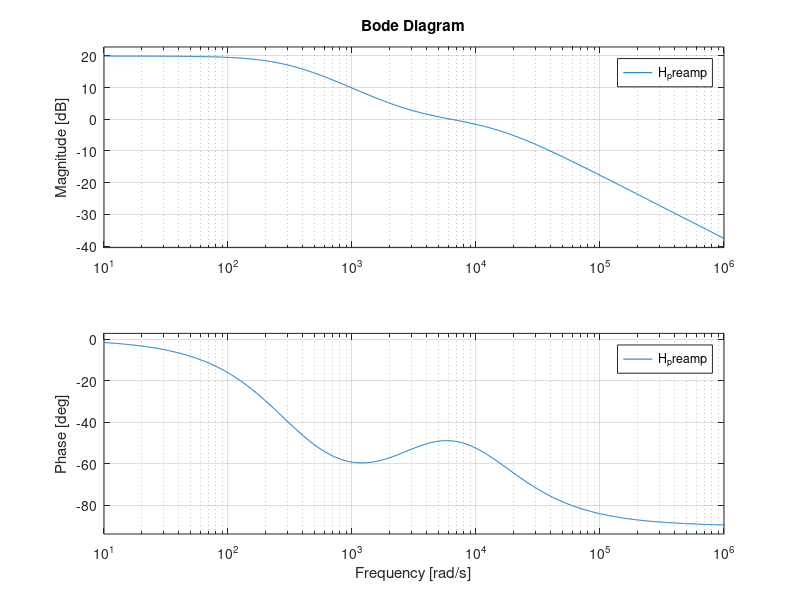

The MATLAB script that drew this image:
%%%%%%%%%%%%%%%%%%%%%%%%%%%%%%%%%%%%%%%%%%%%%%%%%%%%%%%%%%%%%%%%%%%%%%%%%%%%%%%%
% 
% RIAA PREAMP SIMULATION 
% 
% Description:
%   Model for a RIAA pre-amplifier playback curve. Model is designed to 
%   simulate the filter curves prior to analog implementation (either passive,
%   or active implementation). Written for use with GNU Octave.
%
% Author: Jordan Clarke, jordan.clarke@usask.ca
% 
% Date: August 2017 (see commit log)
% 
%%%%%%%%%%%%%%%%%%%%%%%%%%%%%%%%%%%%%%%%%%%%%%%%%%%%%%%%%%%%%%%%%%%%%%%%%%%%%%%%

%%%%%%%%%%%%%%%%%%%% DEPENDENCIES
pkg load control;

%%%%%%%%%%%%%%%%%%%% CONSTANTS
pole_1 = 75e-6; %Sec
pole_2 = 3.18e-3; %Sec
zero_1 = 318e-6; %Sec

%%%%%%%%%%%%%%%%%%%% METHODS / PROCESSING

s = tf('s');
H_preamp = (s*zero_1 + 1) / ((s*pole_1 + 1)*(s*pole_2 + 1));
dc_gain = abs(H_preamp(1000*2*pi))^-1;
H_preamp = dc_gain*H_preamp; %re-normalize to 0dB at 1kHz as per audio spec

%%%%%%%%%%%%%%%%%%%% PLOTTING

bode(H_preamp);
print -dpng playback.png;

